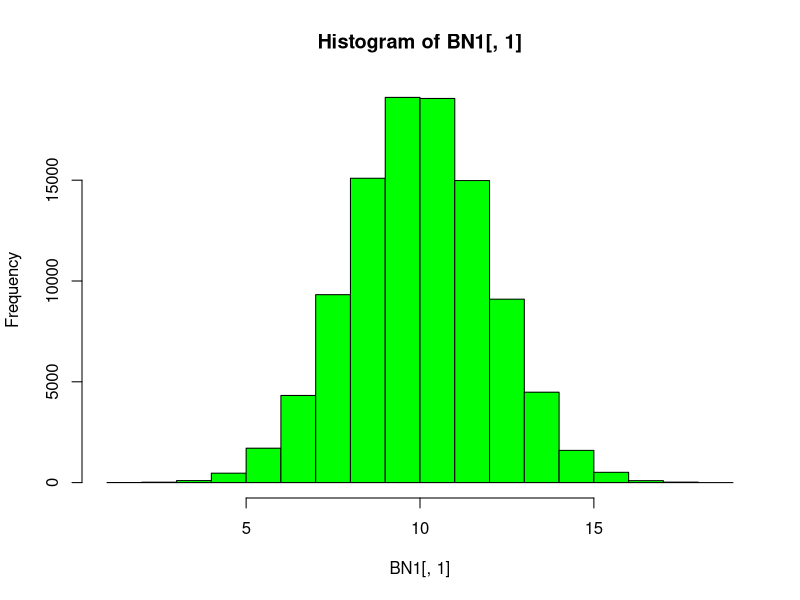
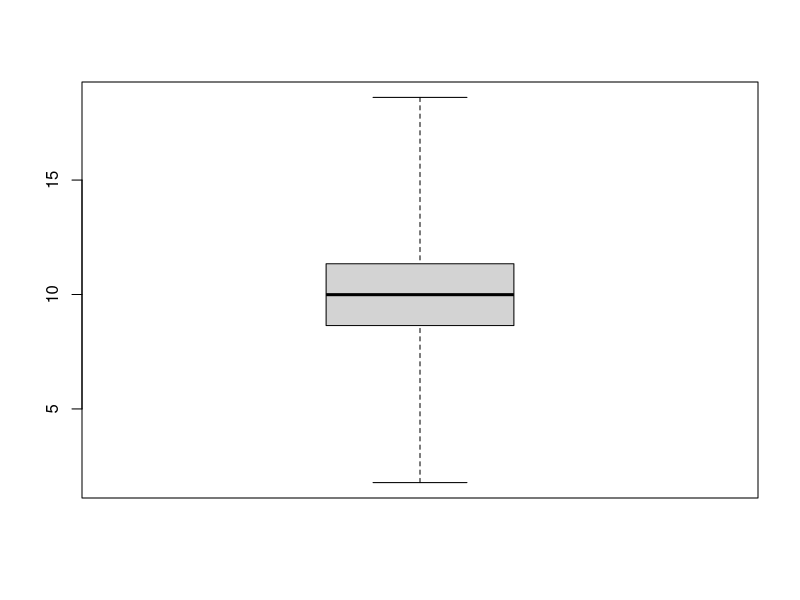
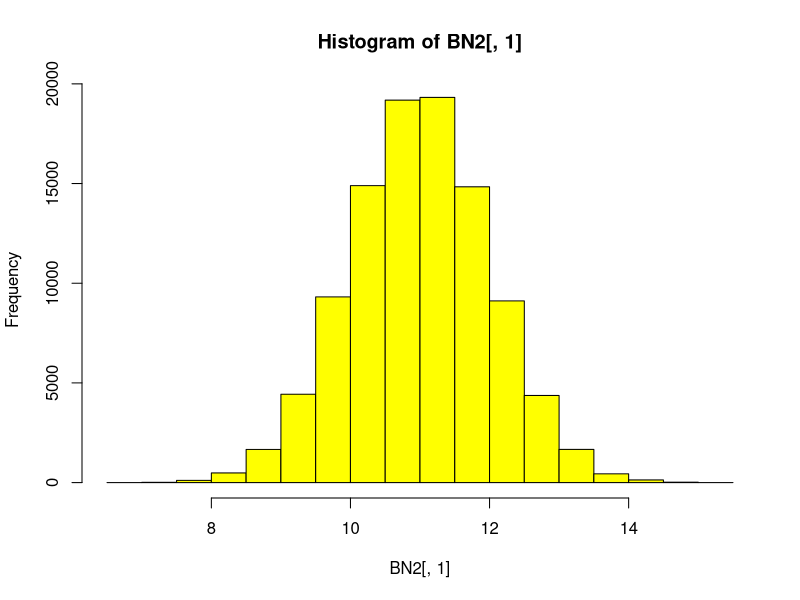
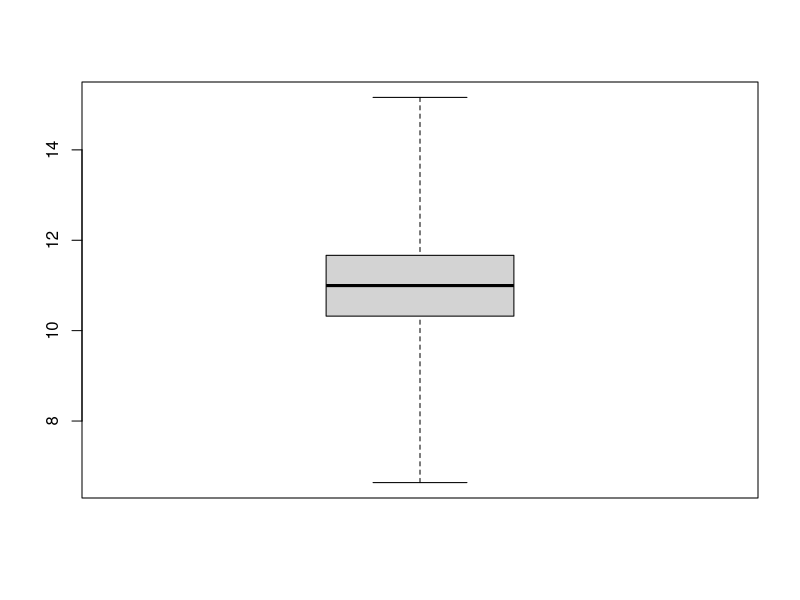
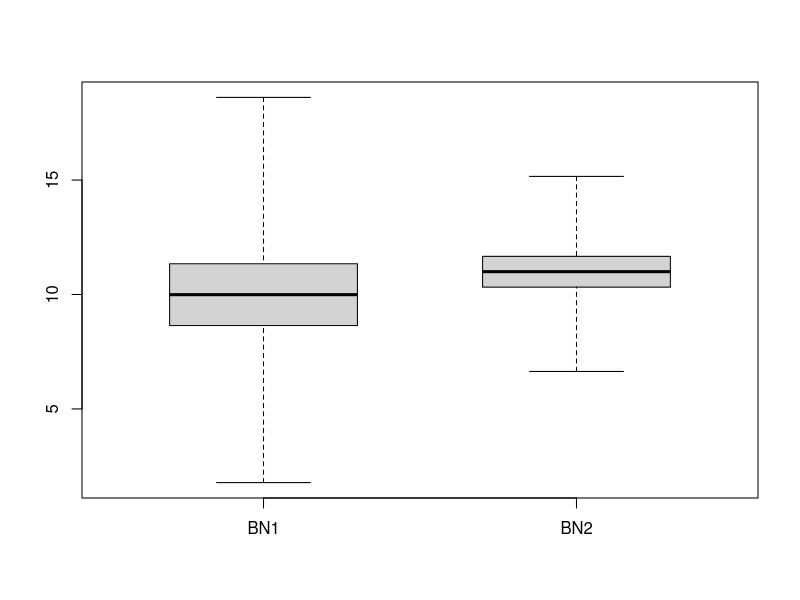
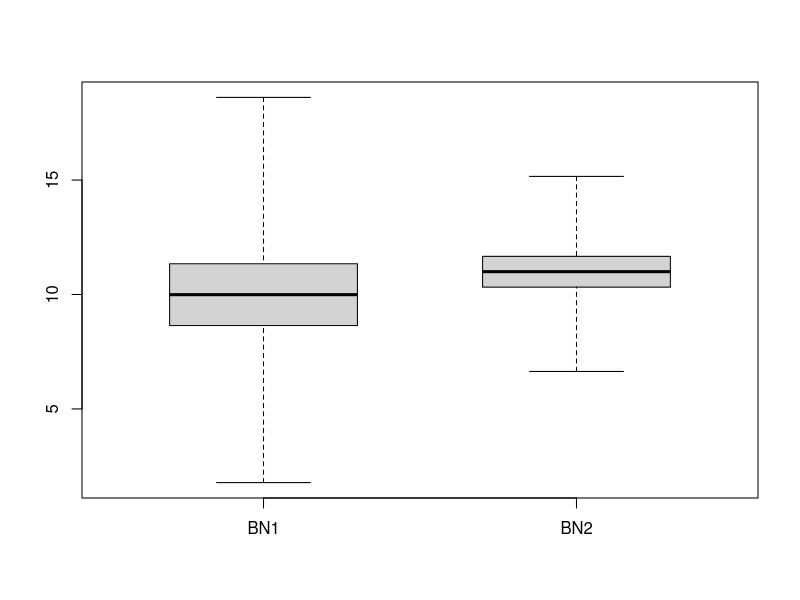

These figures' R source, in order: (Note: this script raises an error after producing the figures.)
BN1 <- read.csv ("BN1.csv", header = FALSE)
head(BN1)
summary(BN1)
BN1_mean = mean(BN1 [,1])
BN1_mean
hist(BN1 [,1], col="green")
boxplot(BN1, pars = list(boxwex = 0.6), range=0)

BN2 <- read.csv ("BN2.csv", header = FALSE)
hist(BN2 [,1], col="yellow")
summary(BN2)
boxplot(BN2, pars = list(boxwex = 0.6), range=0)

data <- data.frame(x=BN1,y=BN2)
boxplot(data, names = c('BN1','BN2'), pars = list(boxwex = 0.6), range=0)

boxplot(BN1 [,1],BN2 [,1], names = c('BN1','BN2'), pars = list(boxwex = 0.6), range=0)

hist(N2 [,1], col="blue", main='Overlapping Histogram', xlab = 'N1 vs N2')
hist(N1 [,1], col='red', add=T)
box()

top10 <- function(x)
{
  counts <- table(x, useNA = "always")
  head(sort(counts, decreasing = TRUE), 10)
}
top10(BN1[,1])

IQR(BN1[,1])
IQR(BN2[,1])

max(BN1[,1]) - min(BN1[,1])
max(BN2[,1]) - min(BN2[,1])

mde <- density(BN1[,1])
mde$x[which(mde$y == max(mde$y))]

outliers <- function(x){
  lowerq = quantile(x[,1])[2]
  upperq = quantile(x[,1])[4]
  iqr <- IQR(x[,1])
  mild.lower.Thresh <- lowerq - (iqr *1.5)
  mild.upper.Thresh <- upperq + (iqr *1.5)
  extreme.lower.Thresh <- lowerq - (iqr *3)
  extreme.upper.Thresh <- upperq + (iqr *3)
  mild.lower.outliers <- x[,1][ which(x[,1] < mild.lower.Thresh) ]
  extreme.lower.outliers <- x[,1][ which(x[,1] < extreme.lower.Thresh) ]
  mild.upper.outliers <- x[,1][ which(x[,1] > mild.upper.Thresh) ]
  extreme.upper.outliers <- x[,1][ which(x[,1] > extreme.upper.Thresh) ]
  mild.upper.outliers.count <- length(mild.upper.outliers)
  mild.lower.outliers.count <- length(mild.lower.outliers)
  mild.outliers.count <- mild.upper.outliers.count + mild.lower.outliers.count
  extreme.upper.outliers.count <- length(extreme.upper.outliers)
  extreme.lower.outliers.count <- length(extreme.lower.outliers)
  extreme.outliers.count <- extreme.upper.outliers.count + extreme.lower.outliers.count 
  message1 <- print(paste0("\\# of Mild Outliers & ",mild.outliers.count))
  message2 <- print(paste0("\\# of Upper Mild Outliers & ",mild.upper.outliers.count))
  message3 <- print(paste0("\\# of Lower Mild Outliers & ",mild.lower.outliers.count))
  message4 <- print(paste0("\\# of Extreme Outliers & ",extreme.outliers.count))
  message2 <- print(paste0("\\# of Upper Extreme Outliers & ",extreme.upper.outliers.count))
  message3 <- print(paste0("\\# of Lower Extreme Outliers & ",extreme.lower.outliers.count))
}